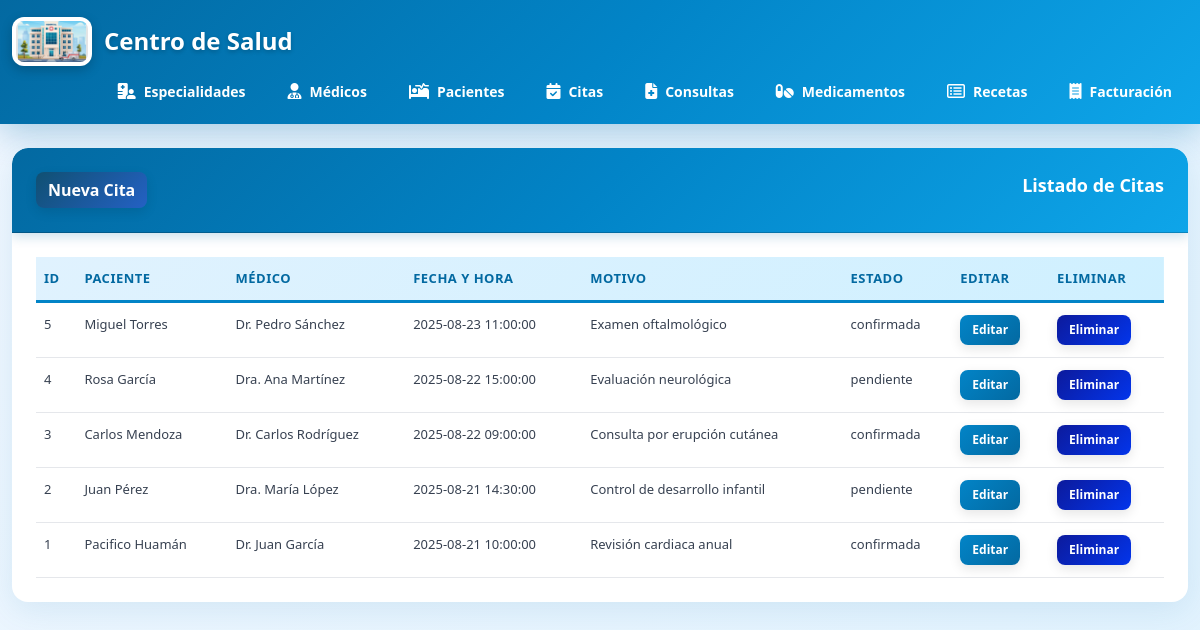
Screenshot of /citas/index.php with the database file from the repository.
### tables this page shows
CREATE TABLE citas (
  id_cita int auto_increment primary key,
  id_paciente int not null,
  id_medico int not null,
  fecha_hora datetime not null,
  motivo varchar(255),
  estado varchar(20) default 'pendiente',
  fecha_creacion datetime default current_timestamp,
  foreign key (id_paciente) references pacientes(id_paciente) on delete cascade,
  foreign key (id_medico) references medicos(id_medico) on delete restrict
);

CREATE TABLE pacientes (
  id_paciente int auto_increment primary key,
  nombre varchar(150) not null,
  dni varchar(20) not null unique,
  email varchar(100) unique,
  telefono varchar(20),
  fecha_nacimiento date,
  direccion varchar(255),
  tipo_sangre varchar(5),
  alergias text,
  fecha_registro datetime default current_timestamp
);

CREATE TABLE medicos (
  id_medico int auto_increment primary key,
  nombre varchar(150) not null,
  email varchar(100) unique,
  telefono varchar(20),
  licencia_profesional varchar(50) not null unique,
  id_especialidad int not null,
  fecha_contratacion datetime default current_timestamp,
  foreign key (id_especialidad) references especialidades(id_especialidad)
);

### citas/index.php (the view, shortened to what this page needs)
<?php
require_once '../config/database.php';
require_once '../includes/header.php';
$stmt = $pdo->query("SELECT c.id_cita, c.fecha_hora, c.motivo, c.estado, c.fecha_creacion, p.nombre as paciente, m.nombre as medico
                     FROM citas c
                     JOIN pacientes p ON c.id_paciente = p.id_paciente
                     JOIN medicos m ON c.id_medico = m.id_medico
                     ORDER BY c.fecha_hora DESC");
$citas = $stmt->fetchAll(PDO::FETCH_ASSOC);
?>
<div class="card">
    <div class="card-header">
        <div class="row">
            <div class="col-md-6">
                <a href="create.php" class="btn btn-primary">Nueva Cita</a>
            </div>
            <div class="col-md-6">
                <div class="float-end">Listado de Citas</div>
            </div>
        </div>
    </div>
    <div class="card-body">
        <div class="table-responsive">
            <table class="table">
                <thead>
                    <tr>
                        <th>ID</th>
                        <th>Paciente</th>
                        <th>Médico</th>
                        <th>Fecha y Hora</th>
                        <th>Motivo</th>
                        <th>Estado</th>
                        <th>Editar</th>
                        <th>Eliminar</th>
                    </tr>
                </thead>
                <tbody>
                    <?php foreach ($citas as $cita): ?>
                    <tr>
                        <td><?= $cita['id_cita'] ?></td>
                        <td><?= $cita['paciente'] ?></td>
                        <td><?= $cita['medico'] ?></td>
                        <td><?= $cita['fecha_hora'] ?></td>
                        <td><?= $cita['motivo'] ?></td>
                        <td><?= $cita['estado'] ?></td>
                        <td>
                            <a href="edit.php?id=<?= $cita['id_cita'] ?>" class="btn btn-warning btn-sm">Editar</a>
                        </td>
                        <td>
                            <a href="delete.php?id=<?= $cita['id_cita'] ?>" class="btn btn-danger btn-sm">Eliminar</a>
                        </td>
                    </tr>
                    <?php endforeach; ?>
                </tbody>
            </table>
        </div>
    </div>
</div>
<?php require_once '../includes/footer.php'; ?>

### public/css/style.css (style rules this page uses)
* { margin: 0; padding: 0; box-sizing: border-box; }
body { background: linear-gradient(135deg, #f0f7ff 0%, #e0f2fe 100%); font-family: 'Segoe UI', Tahoma, Geneva, Verdana, sans-serif; min-height: 100vh; }
.card { border: none !important; border-radius: 16px; box-shadow: 0 8px 32px rgba(3, 105, 161, 0.1); margin-bottom: 30px; overflow: hidden; background: white; }
.card-header { background: linear-gradient(135deg, #0369A1 0%, #0284C7 50%, #0EA5E9 100%) !important; color: white !important; border-radius: 16px 16px 0 0 !important; padding: 24px !important; font-weight: 600; font-size: 18px; box-shadow: 0 4px 12px rgba(3, 105, 161, 0.2); }
.card-body { padding: 24px; }
.btn { border-radius: 8px; font-weight: 600; transition: all 0.3s ease; box-shadow: 0 4px 12px rgba(0, 0, 0, 0.1); }
.btn-primary { background: linear-gradient(135deg, #105072 0%, #2461c4 100%) !important; border: none !important; color: white !important; }
.btn-warning { background: linear-gradient(135deg, #0284C7 0%, #0369A1 100%) !important; border: none !important; color: white !important; }
.btn-danger { background: linear-gradient(135deg, #0c1a9c 0%, #0335eb 100%) !important; border: none !important; color: white !important; }
.btn-sm { padding: 6px 12px; font-size: 12px; }
.table { background-color: white; margin-bottom: 0; }
.table thead { background: linear-gradient(135deg, #E0F2FE 0%, #CFF0FF 100%); }
.table th { font-weight: 700; color: #0369A1; border-bottom: 3px solid #0284C7; padding: 16px; text-transform: uppercase; font-size: 12px; letter-spacing: 0.5px; }
.table td { padding: 16px; border-bottom: 1px solid #e5e7eb; color: #374151; }
.table tbody tr { transition: all 0.3s ease; }
.row { display: flex; gap: 20px; }
.col-md-6 { flex: 1; }
.float-end { float: right; }
.table-responsive { width: 100%; }
.table { width: 100%; white-space: normal; }
.table th, .table td { font-size: 13px; padding: 12px 8px; }

### rows the page displays
citas: id_cita "5", id_paciente.nombre "Miguel Torres", id_medico.nombre "Dr. Pedro Sánchez", fecha_hora "2025-08-23 11:00:00", motivo "Examen oftalmológico", estado "confirmada"
citas: id_cita "4", id_paciente.nombre "Rosa García", id_medico.nombre "Dra. Ana Martínez", fecha_hora "2025-08-22 15:00:00", motivo "Evaluación neurológica", estado "pendiente"
citas: id_cita "3", id_paciente.nombre "Carlos Mendoza", id_medico.nombre "Dr. Carlos Rodríguez", fecha_hora "2025-08-22 09:00:00", motivo "Consulta por erupción cutánea", estado "confirmada"
citas: id_cita "2", id_paciente.nombre "Juan Pérez", id_medico.nombre "Dra. María López", fecha_hora "2025-08-21 14:30:00", motivo "Control de desarrollo infantil", estado "pendiente"
citas: id_cita "1", id_paciente.nombre "Pacifico Huamán", id_medico.nombre "Dr. Juan García", fecha_hora "2025-08-21 10:00:00", motivo "Revisión cardiaca anual", estado "confirmada"
